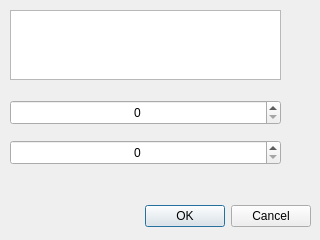
<?xml version="1.0" encoding="UTF-8"?>
<ui version="4.0">
 <class>Dialog</class>
 <widget class="QDialog" name="Dialog">
  <property name="geometry">
   <rect>
    <x>0</x>
    <y>0</y>
    <width>320</width>
    <height>240</height>
   </rect>
  </property>
  <property name="windowTitle">
   <string>Dialog</string>
  </property>
  <widget class="QDialogButtonBox" name="buttonBox">
   <property name="geometry">
    <rect>
     <x>10</x>
     <y>200</y>
     <width>301</width>
     <height>32</height>
    </rect>
   </property>
   <property name="orientation">
    <enum>Qt::Horizontal</enum>
   </property>
   <property name="standardButtons">
    <set>QDialogButtonBox::Cancel|QDialogButtonBox::Ok</set>
   </property>
  </widget>
  <widget class="QTextEdit" name="Nazwisko">
   <property name="geometry">
    <rect>
     <x>10</x>
     <y>10</y>
     <width>271</width>
     <height>70</height>
    </rect>
   </property>
   <property name="font">
    <font>
     <bold>false</bold>
    </font>
   </property>
  </widget>
  <widget class="QSpinBox" name="Wiek">
   <property name="geometry">
    <rect>
     <x>10</x>
     <y>100</y>
     <width>271</width>
     <height>25</height>
    </rect>
   </property>
   <property name="alignment">
    <set>Qt::AlignCenter</set>
   </property>
  </widget>
  <widget class="QSpinBox" name="Punkty">
   <property name="geometry">
    <rect>
     <x>10</x>
     <y>140</y>
     <width>271</width>
     <height>25</height>
    </rect>
   </property>
   <property name="alignment">
    <set>Qt::AlignCenter</set>
   </property>
  </widget>
 </widget>
 <resources/>
 <connections>
  <connection>
   <sender>buttonBox</sender>
   <signal>accepted()</signal>
   <receiver>Dialog</receiver>
   <slot>accept()</slot>
   <hints>
    <hint type="sourcelabel">
     <x>248</x>
     <y>254</y>
    </hint>
    <hint type="destinationlabel">
     <x>157</x>
     <y>274</y>
    </hint>
   </hints>
  </connection>
  <connection>
   <sender>buttonBox</sender>
   <signal>rejected()</signal>
   <receiver>Dialog</receiver>
   <slot>reject()</slot>
   <hints>
    <hint type="sourcelabel">
     <x>316</x>
     <y>260</y>
    </hint>
    <hint type="destinationlabel">
     <x>286</x>
     <y>274</y>
    </hint>
   </hints>
  </connection>
 </connections>
</ui>
